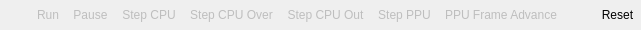
<?xml version="1.0" encoding="UTF-8"?>
<ui version="4.0">
 <class>NESEmulatorControl</class>
 <widget class="QWidget" name="NESEmulatorControl">
  <property name="geometry">
   <rect>
    <x>0</x>
    <y>0</y>
    <width>292</width>
    <height>30</height>
   </rect>
  </property>
  <property name="sizePolicy">
   <sizepolicy hsizetype="Fixed" vsizetype="Fixed">
    <horstretch>0</horstretch>
    <verstretch>0</verstretch>
   </sizepolicy>
  </property>
  <property name="windowTitle">
   <string>Form</string>
  </property>
  <layout class="QVBoxLayout" name="verticalLayout">
   <property name="spacing">
    <number>0</number>
   </property>
   <property name="margin">
    <number>0</number>
   </property>
   <item>
    <layout class="QHBoxLayout" name="horizontalLayout">
     <property name="spacing">
      <number>0</number>
     </property>
     <property name="sizeConstraint">
      <enum>QLayout::SetDefaultConstraint</enum>
     </property>
     <property name="margin">
      <number>0</number>
     </property>
     <item>
      <widget class="QToolButton" name="debugButton">
       <property name="text">
        <string/>
       </property>
       <property name="icon">
        <iconset resource="../../../../common/resource.qrc">
         <normaloff>:/resources/RR_bug.png</normaloff>:/resources/RR_bug.png</iconset>
       </property>
       <property name="iconSize">
        <size>
         <width>22</width>
         <height>22</height>
        </size>
       </property>
       <property name="checkable">
        <bool>true</bool>
       </property>
       <property name="autoRaise">
        <bool>true</bool>
       </property>
      </widget>
     </item>
     <item>
      <widget class="QToolButton" name="playButton">
       <property name="enabled">
        <bool>false</bool>
       </property>
       <property name="toolTip">
        <string>Run</string>
       </property>
       <property name="text">
        <string>Run</string>
       </property>
       <property name="icon">
        <iconset resource="../../../../common/resource.qrc">
         <normaloff>:/resources/stock_media-play.png</normaloff>:/resources/stock_media-play.png</iconset>
       </property>
       <property name="iconSize">
        <size>
         <width>22</width>
         <height>22</height>
        </size>
       </property>
       <property name="toolButtonStyle">
        <enum>Qt::ToolButtonIconOnly</enum>
       </property>
       <property name="autoRaise">
        <bool>true</bool>
       </property>
      </widget>
     </item>
     <item>
      <widget class="QToolButton" name="pauseButton">
       <property name="enabled">
        <bool>false</bool>
       </property>
       <property name="toolTip">
        <string>Pause</string>
       </property>
       <property name="text">
        <string>Pause</string>
       </property>
       <property name="icon">
        <iconset resource="../../../../common/resource.qrc">
         <normaloff>:/resources/stock_media-pause.png</normaloff>:/resources/stock_media-pause.png</iconset>
       </property>
       <property name="iconSize">
        <size>
         <width>22</width>
         <height>22</height>
        </size>
       </property>
       <property name="toolButtonStyle">
        <enum>Qt::ToolButtonIconOnly</enum>
       </property>
       <property name="autoRaise">
        <bool>true</bool>
       </property>
      </widget>
     </item>
     <item>
      <widget class="QToolButton" name="stepCPUButton">
       <property name="enabled">
        <bool>false</bool>
       </property>
       <property name="toolTip">
        <string>Step Into</string>
       </property>
       <property name="styleSheet">
        <string notr="true"/>
       </property>
       <property name="text">
        <string>Step CPU</string>
       </property>
       <property name="icon">
        <iconset resource="../../../../common/resource.qrc">
         <normaloff>:/resources/stepinto_6.png</normaloff>:/resources/stepinto_6.png</iconset>
       </property>
       <property name="iconSize">
        <size>
         <width>22</width>
         <height>22</height>
        </size>
       </property>
       <property name="toolButtonStyle">
        <enum>Qt::ToolButtonIconOnly</enum>
       </property>
       <property name="autoRaise">
        <bool>true</bool>
       </property>
       <property name="arrowType">
        <enum>Qt::NoArrow</enum>
       </property>
      </widget>
     </item>
     <item>
      <widget class="QToolButton" name="stepOverButton">
       <property name="enabled">
        <bool>false</bool>
       </property>
       <property name="toolTip">
        <string>Step Over</string>
       </property>
       <property name="text">
        <string>Step CPU Over</string>
       </property>
       <property name="icon">
        <iconset resource="../../../../common/resource.qrc">
         <normaloff>:/resources/stepover_6.png</normaloff>:/resources/stepover_6.png</iconset>
       </property>
       <property name="iconSize">
        <size>
         <width>22</width>
         <height>22</height>
        </size>
       </property>
       <property name="autoRaise">
        <bool>true</bool>
       </property>
      </widget>
     </item>
     <item>
      <widget class="QToolButton" name="stepOutButton">
       <property name="enabled">
        <bool>false</bool>
       </property>
       <property name="toolTip">
        <string>Step Return</string>
       </property>
       <property name="text">
        <string>Step CPU Out</string>
       </property>
       <property name="icon">
        <iconset resource="../../../../common/resource.qrc">
         <normaloff>:/resources/stepreturn_6.png</normaloff>:/resources/stepreturn_6.png</iconset>
       </property>
       <property name="iconSize">
        <size>
         <width>22</width>
         <height>22</height>
        </size>
       </property>
       <property name="autoRaise">
        <bool>true</bool>
       </property>
      </widget>
     </item>
     <item>
      <widget class="QToolButton" name="stepPPUButton">
       <property name="enabled">
        <bool>false</bool>
       </property>
       <property name="toolTip">
        <string>Step PPU</string>
       </property>
       <property name="text">
        <string>Step PPU</string>
       </property>
       <property name="icon">
        <iconset resource="../../../../common/resource.qrc">
         <normaloff>:/resources/continue-icon-ppu.png</normaloff>:/resources/continue-icon-ppu.png</iconset>
       </property>
       <property name="iconSize">
        <size>
         <width>22</width>
         <height>22</height>
        </size>
       </property>
       <property name="toolButtonStyle">
        <enum>Qt::ToolButtonIconOnly</enum>
       </property>
       <property name="autoRaise">
        <bool>true</bool>
       </property>
      </widget>
     </item>
     <item>
      <widget class="QToolButton" name="frameAdvance">
       <property name="enabled">
        <bool>false</bool>
       </property>
       <property name="toolTip">
        <string>PPU Frame Advance</string>
       </property>
       <property name="text">
        <string>PPU Frame Advance</string>
       </property>
       <property name="icon">
        <iconset resource="../../../../common/resource.qrc">
         <normaloff>:/resources/22_execution.png</normaloff>:/resources/22_execution.png</iconset>
       </property>
       <property name="iconSize">
        <size>
         <width>22</width>
         <height>22</height>
        </size>
       </property>
       <property name="autoRaise">
        <bool>true</bool>
       </property>
      </widget>
     </item>
     <item>
      <widget class="QToolButton" name="softButton">
       <property name="text">
        <string/>
       </property>
       <property name="icon">
        <iconset resource="../../../../common/resource.qrc">
         <normaloff>:/resources/stock_media-stop.png</normaloff>:/resources/stock_media-stop.png</iconset>
       </property>
       <property name="iconSize">
        <size>
         <width>22</width>
         <height>22</height>
        </size>
       </property>
       <property name="autoRaise">
        <bool>true</bool>
       </property>
      </widget>
     </item>
     <item>
      <widget class="QToolButton" name="resetButton">
       <property name="enabled">
        <bool>true</bool>
       </property>
       <property name="sizePolicy">
        <sizepolicy hsizetype="Fixed" vsizetype="Fixed">
         <horstretch>0</horstretch>
         <verstretch>0</verstretch>
        </sizepolicy>
       </property>
       <property name="toolTip">
        <string>Reset</string>
       </property>
       <property name="text">
        <string>Reset</string>
       </property>
       <property name="icon">
        <iconset resource="../../../../common/resource.qrc">
         <normaloff>:/resources/stock_exit.png</normaloff>:/resources/stock_exit.png</iconset>
       </property>
       <property name="iconSize">
        <size>
         <width>22</width>
         <height>22</height>
        </size>
       </property>
       <property name="toolButtonStyle">
        <enum>Qt::ToolButtonIconOnly</enum>
       </property>
       <property name="autoRaise">
        <bool>true</bool>
       </property>
       <property name="arrowType">
        <enum>Qt::NoArrow</enum>
       </property>
      </widget>
     </item>
    </layout>
   </item>
  </layout>
  <action name="actionRun">
   <property name="text">
    <string>Run</string>
   </property>
   <property name="toolTip">
    <string>Run</string>
   </property>
   <property name="shortcut">
    <string>F7</string>
   </property>
  </action>
  <action name="actionPause">
   <property name="text">
    <string>Pause</string>
   </property>
   <property name="toolTip">
    <string>Pause</string>
   </property>
   <property name="shortcut">
    <string>F7</string>
   </property>
  </action>
  <action name="actionStep_CPU">
   <property name="text">
    <string>Step CPU</string>
   </property>
   <property name="toolTip">
    <string>Step CPU</string>
   </property>
   <property name="shortcut">
    <string>F8</string>
   </property>
  </action>
  <action name="actionStep_PPU">
   <property name="text">
    <string>Step PPU</string>
   </property>
   <property name="toolTip">
    <string>Step PPU</string>
   </property>
   <property name="shortcut">
    <string>F9</string>
   </property>
  </action>
  <action name="actionReset">
   <property name="text">
    <string>Hard Reset</string>
   </property>
   <property name="toolTip">
    <string>Hard Reset</string>
   </property>
   <property name="shortcut">
    <string>Ctrl+F10</string>
   </property>
  </action>
  <action name="actionFrame_Advance">
   <property name="text">
    <string>Frame Advance</string>
   </property>
   <property name="toolTip">
    <string>Advance Frame</string>
   </property>
   <property name="shortcut">
    <string>F12</string>
   </property>
  </action>
  <action name="actionStep_Over">
   <property name="text">
    <string>Step Over</string>
   </property>
   <property name="toolTip">
    <string>Step Over</string>
   </property>
  </action>
  <action name="actionStep_Out">
   <property name="text">
    <string>Step Out</string>
   </property>
   <property name="toolTip">
    <string>Step Out</string>
   </property>
  </action>
  <action name="actionDebugging">
   <property name="checkable">
    <bool>true</bool>
   </property>
   <property name="text">
    <string>Debugging</string>
   </property>
   <property name="toolTip">
    <string>Enable/Disable Debugging</string>
   </property>
   <property name="shortcut">
    <string>Ctrl+F7</string>
   </property>
  </action>
  <action name="actionSoft_Reset">
   <property name="text">
    <string>Soft Reset</string>
   </property>
   <property name="toolTip">
    <string>Soft Reset</string>
   </property>
   <property name="shortcut">
    <string>F10</string>
   </property>
  </action>
 </widget>
 <resources>
  <include location="../../../../common/resource.qrc"/>
 </resources>
 <connections/>
</ui>
